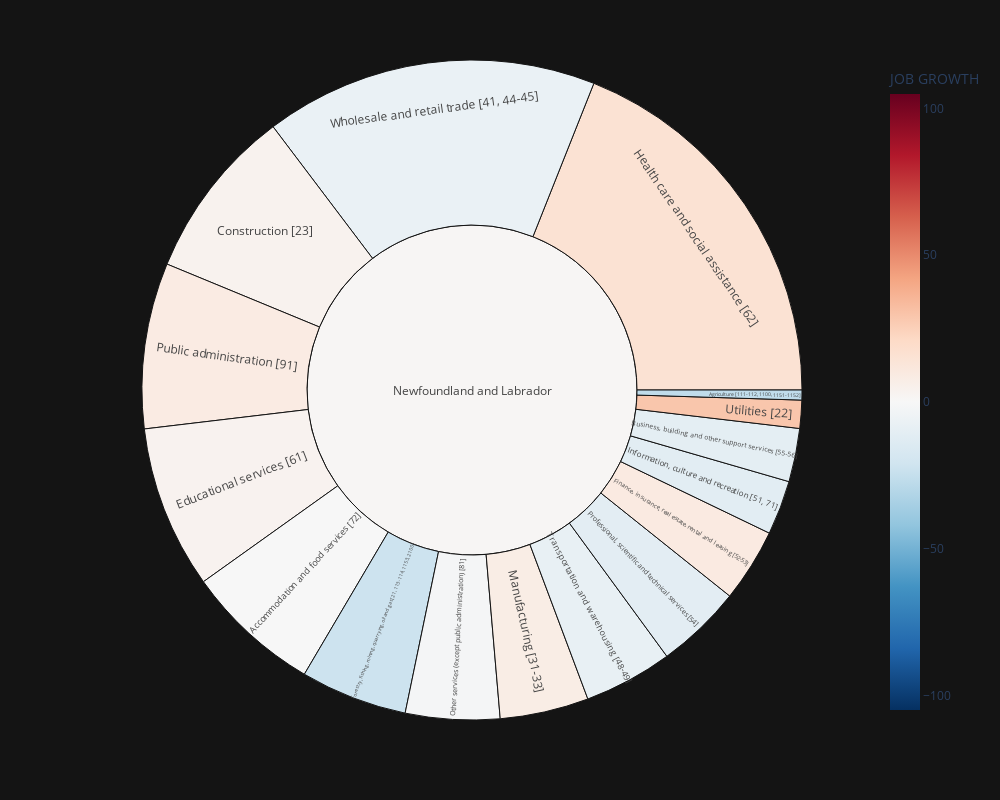

Here is the notebook cell this chart was saved with:
### Markdown cell above
Using Sunburst style chart to map provinces to largest employment sectors, with heat map to show which sectors have experienced highest job growth over the past 5 years

### Code cell
import numpy as np
fig = px.sunburst(current_sectors, path=['GEO', 'North American Industry Classification System (NAICS)'], values='VALUE',
                  color='JOB GROWTH', hover_data=['North American Industry Classification System (NAICS)'],
                  color_continuous_scale='RdBu_r',
                  color_continuous_midpoint=0,
                  width = 1000, height = 800)
fig.update_layout({

'paper_bgcolor': 'rgba(20, 20, 20, 20)',
})
fig.show()

### Figure 1 — Plotly figure (JSON) as saved in the notebook; plotly's stock layout.template omitted (floating-point values rounded to 4 significant figures; data arrays with more than 128 entries replaced by an {"elided": "..."} marker saying what was removed)
{"data": [{"branchvalues": "total", "customdata": {"elided": "170x2 mixed values"}, "domain": {"x": [0, 1], "y": [0, 1]}, "hovertemplate": "labels=%{label}<br>VALUE=%{value}<br>parent=%{parent}<br>id=%{id}<br>North American Industry Classification System (NAICS)=%{customdata[0]}<br>JOB GROWTH=%{color}<extra></extra>", "ids": {"elided": "170 str values"}, "labels": {"elided": "170 str values"}, "level": "Newfoundland and Labrador", "marker": {"coloraxis": "coloraxis", "colors": {"elided": "170 float values"}}, "name": "", "parents": {"elided": "170 str values"}, "type": "sunburst", "values": {"elided": "170 float values"}}], "layout": {"coloraxis": {"cmid": 0, "colorbar": {"title": {"text": "JOB GROWTH"}}, "colorscale": [[0, "rgb(5,48,97)"], [0.1, "rgb(33,102,172)"], [0.2, "rgb(67,147,195)"], [0.3, "rgb(146,197,222)"], [0.4, "rgb(209,229,240)"], [0.5, "rgb(247,247,247)"], [0.6, "rgb(253,219,199)"], [0.7, "rgb(244,165,130)"], [0.8, "rgb(214,96,77)"], [0.9, "rgb(178,24,43)"], [1, "rgb(103,0,31)"]]}, "height": 800, "legend": {"tracegroupgap": 0}, "margin": {"t": 60}, "paper_bgcolor": "rgba(20, 20, 20, 20)", "width": 1000}}
